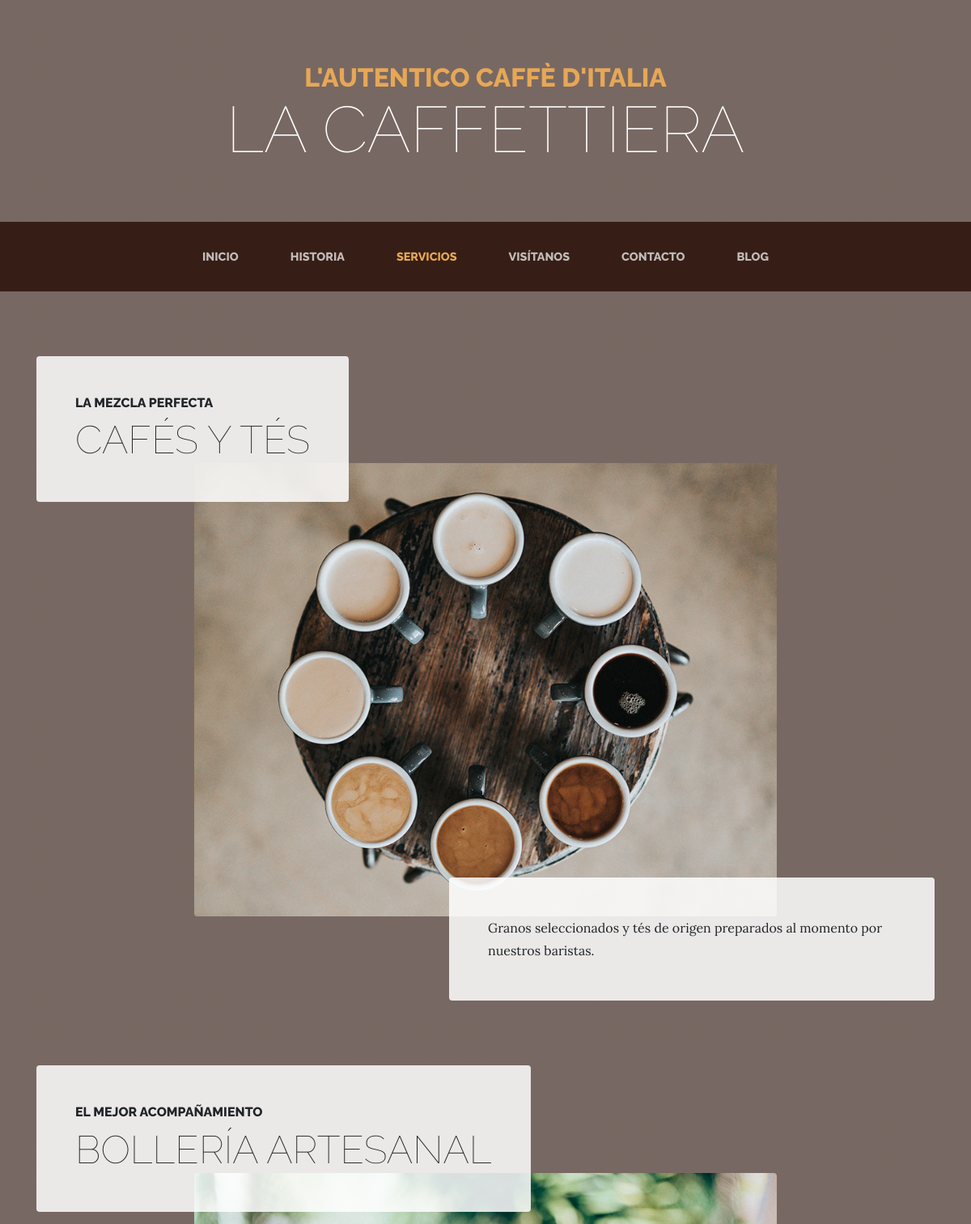
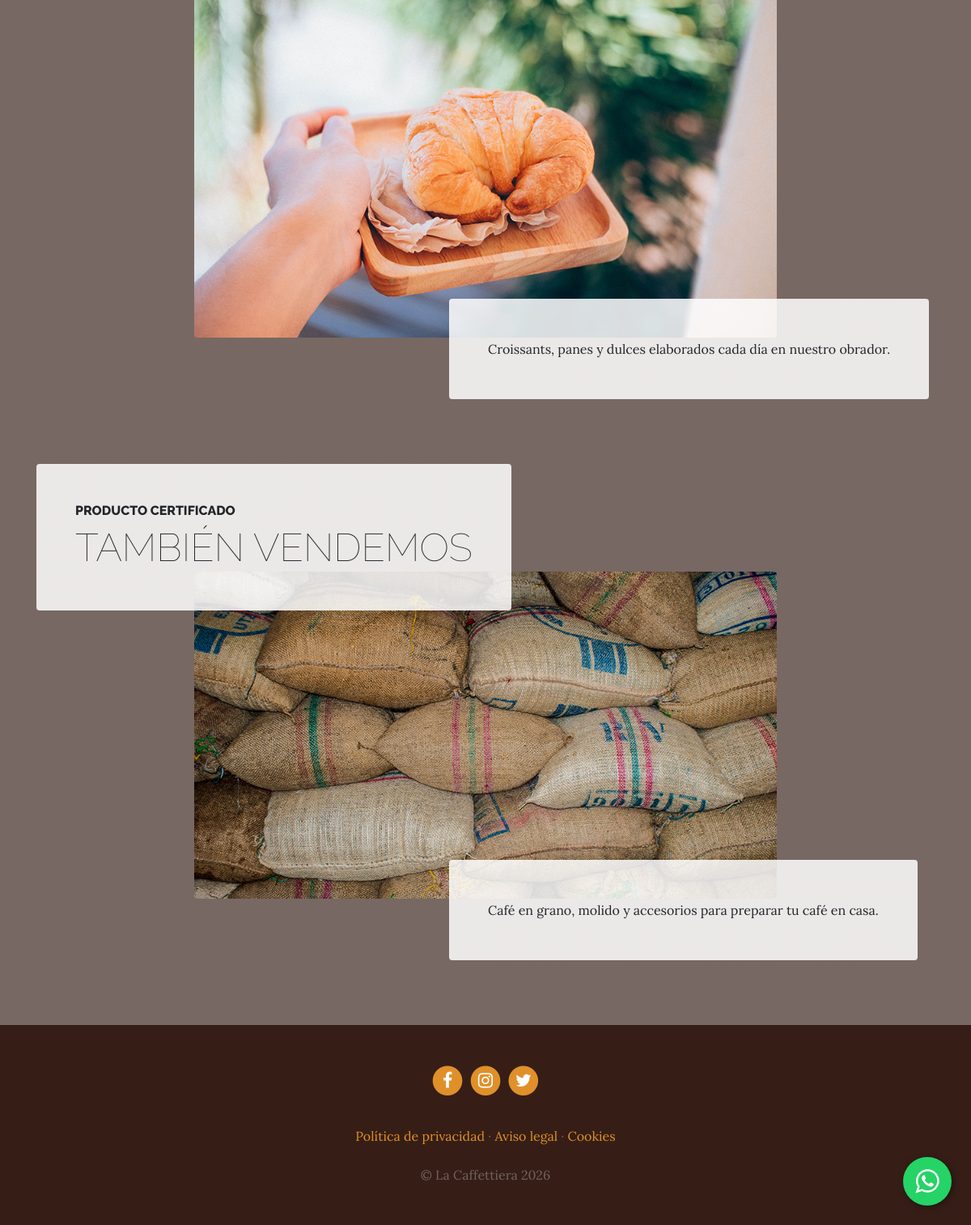
Page /services/ on the committed database (2 pictures, top to bottom).
### services/models.py (models this page shows, shortened)
class Service(models.Model):
    title = models.CharField(max_length=200, verbose_name="Título")
    subtitle = models.CharField(max_length=200, verbose_name="Subtítulo")
    image = models.ImageField(upload_to="services", verbose_name="Imagen")
    content = models.TextField(verbose_name="Contenido")
    class Meta:
        verbose_name = "servicio"
        verbose_name_plural = "servicios"

### social/models.py (models this page shows, shortened)
class Redsocial(models.Model):
    name = models.CharField(max_length=100, verbose_name="Nombre")
    link = models.URLField(verbose_name="Enlace")
    class Meta:
        verbose_name = "red social"
        verbose_name_plural = "redes sociales"

### services/views.py (the view)
# urls.py: path("", views.services, name="services"),
def services(request):
    return render(request, "services/services.html", {"services": Service.objects.all()})

### core/context_processors.py (called while the page is built)
def whatsapp(request):
    number = getattr(settings, "WHATSAPP_NUMBER", "")
    text = quote(getattr(settings, "WHATSAPP_MESSAGE", ""))
    return {"whatsapp_url": f"https://wa.me/{number}?text={text}"}

### social/context_processors.py (called while the page is built)
def redes_sociales(request):
    return {"redes": Redsocial.objects.all()}

### services/templates/services/services.html (shortened to what this page needs)
{% extends 'core/base.html' %}
{% load static %}
{% block content %}
    {% for service in services %}
    <section class="page-section">
      <div class="container">
        <div class="product-item">
          <div class="product-item-title d-flex">
            <div class="bg-faded p-5 d-flex mr-auto rounded">
              <h2 class="section-heading mb-0">
                <span class="section-heading-upper">{{ service.subtitle }}</span>
                <span class="section-heading-lower">{{ service.title }}</span>
              </h2>
            </div>
          </div>
          <img class="product-item-img mx-auto d-flex rounded img-fluid mb-3 mb-lg-0" src="{{ service.image.url }}" alt="{{ service.title }}">
          <div class="product-item-description d-flex ml-auto">
            <div class="bg-faded p-5 rounded">
              <p class="mb-0">{{ service.content|linebreaksbr }}</p>
            </div>
          </div>
        </div>
      </div>
    </section>
    {% empty %}
    <section class="page-section">
      <div class="container text-center"><div class="bg-faded p-5 rounded">Aún no hay servicios registrados.</div></div>
    </section>
    {% endfor %}
{% endblock %}

### core/templates/core/base.html (shortened to what this page needs)
<!DOCTYPE html>
<html lang="es">
  <head>
      {% load static %}
    <link href="{% static 'core/vendor/bootstrap/css/bootstrap.min.css' %}" rel="stylesheet">
    <link href="{% static 'core/vendor/font-awesome/css/font-awesome.min.css' %}" rel="stylesheet" type="text/css">
    <link href="{% static 'core/css/business-casual.css' %}" rel="stylesheet">
  </head>
  <body>
    <h1 class="site-heading text-center text-white d-none d-lg-block">
      <span class="site-heading-upper text-primary mb-3">L'autentico caffè d'italia</span>
      <span class="site-heading-lower">La Caffettiera</span>
    </h1>
    <nav class="navbar navbar-expand-lg navbar-dark py-lg-4" id="mainNav">
      <div class="container">
        <div class="collapse navbar-collapse" id="navbarResponsive">
          <ul class="navbar-nav mx-auto">
            <li class="nav-item px-lg-4{% if request.resolver_match.url_name == 'index' %} active{% endif %}">
              <a class="nav-link text-uppercase text-expanded" href="{% url 'index' %}">Inicio</a>
            </li>
            <li class="nav-item px-lg-4{% if request.resolver_match.url_name == 'about' %} active{% endif %}">
              <a class="nav-link text-uppercase text-expanded" href="{% url 'about' %}">Historia</a>
            </li>
            <li class="nav-item px-lg-4{% if request.resolver_match.url_name == 'services' %} active{% endif %}">
              <a class="nav-link text-uppercase text-expanded" href="{% url 'services' %}">Servicios</a>
            </li>
            <li class="nav-item px-lg-4{% if request.resolver_match.url_name == 'store' %} active{% endif %}">
              <a class="nav-link text-uppercase text-expanded" href="{% url 'store' %}">Visítanos</a>
            </li>
            <li class="nav-item px-lg-4{% if request.resolver_match.url_name == 'contact' %} active{% endif %}">
              <a class="nav-link text-uppercase text-expanded" href="{% url 'contact' %}">Contacto</a>
            </li>
            <li class="nav-item px-lg-4{% if request.resolver_match.url_name == 'blog' %} active{% endif %}">
              <a class="nav-link text-uppercase text-expanded" href="{% url 'blog' %}">Blog</a>
            </li>
          </ul>
        </div>
      </div>
    </nav>
    {% block content %}{% endblock %}
    <footer class="footer text-faded text-center py-5">
      <div class="container">
        <p class="m-0">
          {% for r in redes %}
          <a href="{{ r.link }}" class="link" target="_blank" rel="noopener" title="{{ r.name }}">
            <span class="fa-stack fa-lg">
              <i class="fa fa-circle fa-stack-2x"></i>
              <i class="fa {% if 'facebook' in r.name|lower %}fa-facebook{% elif 'instagram' in r.name|lower %}fa-instagram{% elif 'twitter' in r.name|lower or r.name|lower == 'x' %}fa-twitter{% elif 'youtube' in r.name|lower %}fa-youtube-play{% elif 'linkedin' in r.name|lower %}fa-linkedin{% elif 'whatsapp' in r.name|lower %}fa-whatsapp{% elif 'tiktok' in r.name|lower %}fa-music{% else %}fa-globe{% endif %} fa-stack-1x fa-inverse"></i>
            </span>
          </a>
          {% endfor %}
        </p>
        <p class="m-0 mbt">
        	<a href="{% url 'privacy' %}" class="link">Política de privacidad</a> ·
        	<a href="{% url 'privacy' %}" class="link">Aviso legal</a> ·
        	<a href="{% url 'privacy' %}" class="link">Cookies</a>
		</p>
        <p class="m-0 mbt1">&copy; La Caffettiera 2026</p>
      </div>
	</footer>
    <a href="{{ whatsapp_url }}" class="whatsapp-float" target="_blank" rel="noopener" aria-label="Escríbenos por WhatsApp">
      <i class="fa fa-whatsapp"></i>
    </a>
  </body>
</html>

### core/static/core/css/business-casual.css (style rules this page uses)
body { font-family: 'Lora'; background: linear-gradient(rgba(47, 23, 15, 0.65), rgba(47, 23, 15, 0.65)), url("../img/bg.jpg"); background-attachment: fixed; background-position: center; background-size: cover; }
h1, h2, h3, h4, h5, h6 { font-family: 'Raleway'; }
p { line-height: 1.75; }
.text-faded { color: rgba(255, 255, 255, 0.3); }
.site-heading { margin-top: 5rem; margin-bottom: 5rem; text-transform: uppercase; line-height: 1; font-family: 'Raleway'; }
.site-heading .site-heading-upper { display: block; font-size: 2rem; font-weight: 800; }
.site-heading .site-heading-lower { font-size: 5rem; font-weight: 100; line-height: 4rem; }
.page-section { margin-top: 5rem; margin-bottom: 5rem; }
.section-heading { text-transform: uppercase; }
.section-heading .section-heading-upper { display: block; font-size: 1rem; font-weight: 800; padding-bottom:.5rem; }
.section-heading .section-heading-lower { display: block; font-size: 3rem; font-weight: 100; }
.bg-faded { background-color: rgba(255, 255, 255, 0.85); }
#mainNav { background-color: rgba(47, 23, 15, 0.9); font-family: 'Raleway'; }
#mainNav .navbar-nav .nav-item .nav-link { color: rgba(255, 255, 255, 0.7); font-weight: 800; }
#mainNav .navbar-nav .nav-item.active .nav-link { color: #e6a756; }
@media (min-width: 992px) { #mainNav .navbar-nav .nav-item .nav-link { font-size: 0.9rem; } }
@media (min-width: 992px) { .product-item .product-item-title { position: relative; z-index: 1; margin-bottom: -3rem; } }
@media (min-width: 992px) { .product-item .product-item-img { position: relative; z-index: 0; max-width: 60vw; } }
@media (min-width: 992px) { .product-item .product-item-description { position: relative; z-index: 1; margin-top: -3rem; max-width: 50vw; } }
.footer { background-color: rgba(47, 23, 15, 0.9); }
.text-primary { color: #e6a756 !important; }
.mbt { padding-top: 2rem; }
.mbt1 { padding-top: 1.25rem; }
a.link { color: #df902a; }
.whatsapp-float { position: fixed; bottom: 24px; right: 24px; width: 60px; height: 60px; background-color: #25d366; color: #fff !important; border-radius: 50%; text-align: center; font-size: 34px; line-height: 60px; box-shadow: 2px 2px 8px rgba(0, 0, 0, 0.4); z-index: 1000; transition: transform 0.2s ease; }

### rows in the picture
Service: subtitle "LA MEZCLA PERFECTA", title "CAFÉS Y TÉS", image (picture), content "Granos seleccionados y tés de origen preparados al momento por nuestros baristas."
Service: subtitle "EL MEJOR ACOMPAÑAMIENTO", title "BOLLERÍA ARTESANAL", image (picture), content "Croissants, panes y dulces elaborados cada día en nuestro obrador."
Service: subtitle "PRODUCTO CERTIFICADO", title "TAMBIÉN VENDEMOS", image (picture), content "Café en grano, molido y accesorios para preparar tu café en casa."
